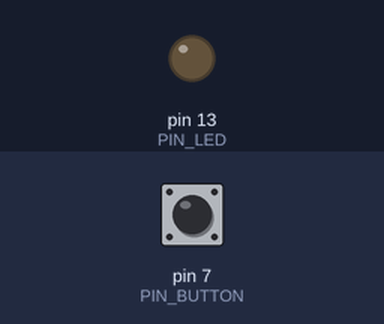
A sketch run on a simulated Arduino Uno, built with avr-gcc and run on an emulated ATmega328P. Parts: output pins drawn as LEDs (lit = HIGH). The test bench sets the inputs (shaded band); at power-on: pin 7 (PIN_BUTTON) LOW. What the sketch prints to the serial monitor is not drawn.

Above: at 1.2 s.
1.3 s: pin 7 (PIN_BUTTON) pulled HIGH for 0.15 s
At 1.37 s:
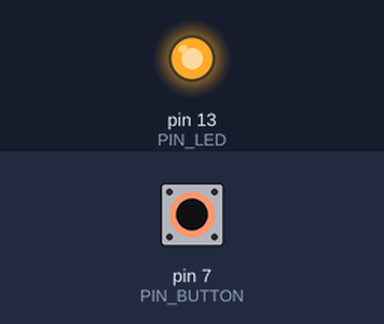
2.9 s: pin 7 (PIN_BUTTON) pulled HIGH for 1 s
At 4.5 s:
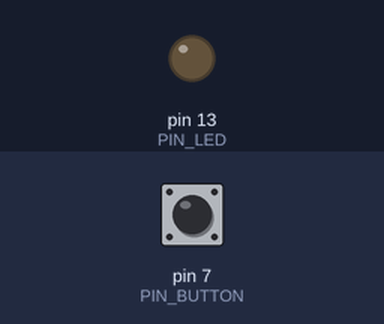
5.4 s: pin 7 (PIN_BUTTON) pulled HIGH for 3.2 s
At 5.7 s:
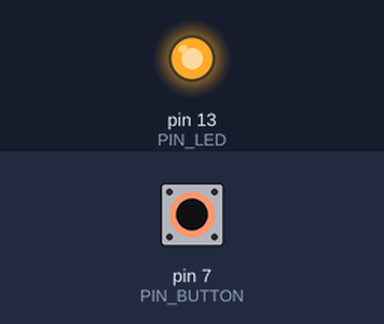
Timing chart, 0 to 10.1 s (numbered marks = the images above; inputs shaded):
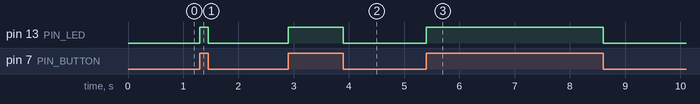

The sketch:

button.pde
```cpp
const int PIN_BUTTON = 7;
const int PIN_LED = 13;
const int BAUD_RATE = 9600;
const char PAYLOAD = 'A';
const int MIN_TIME = 200;

int button_state = 0;
unsigned long time_last = 0;
unsigned long time_curr = 0;

void setup() {
  pinMode(PIN_LED, OUTPUT);
  pinMode(PIN_BUTTON, INPUT);
  Serial.begin(BAUD_RATE);
}

void loop() {
  button_state = digitalRead(PIN_BUTTON);


  // button press
  if(button_state == HIGH) {
    // quick debouncer
    time_curr = millis();


    if( time_curr - time_last > MIN_TIME ) {
      time_last = time_curr;
      digitalWrite(PIN_LED, HIGH);
      Serial.write(PAYLOAD);
    }
  }


  // button resting state
  else {
    digitalWrite(PIN_LED, LOW);
  }
}
```

Measured:
- after the input at 1.3 s, pin 13 (PIN_LED): LOW → HIGH at once, → LOW 0.15 s later
- after the input at 2.9 s, pin 13 (PIN_LED): LOW → HIGH at once, → LOW 1.0 s later
- after the input at 5.4 s, pin 13 (PIN_LED): LOW → HIGH at once, → LOW 3.2 s later
